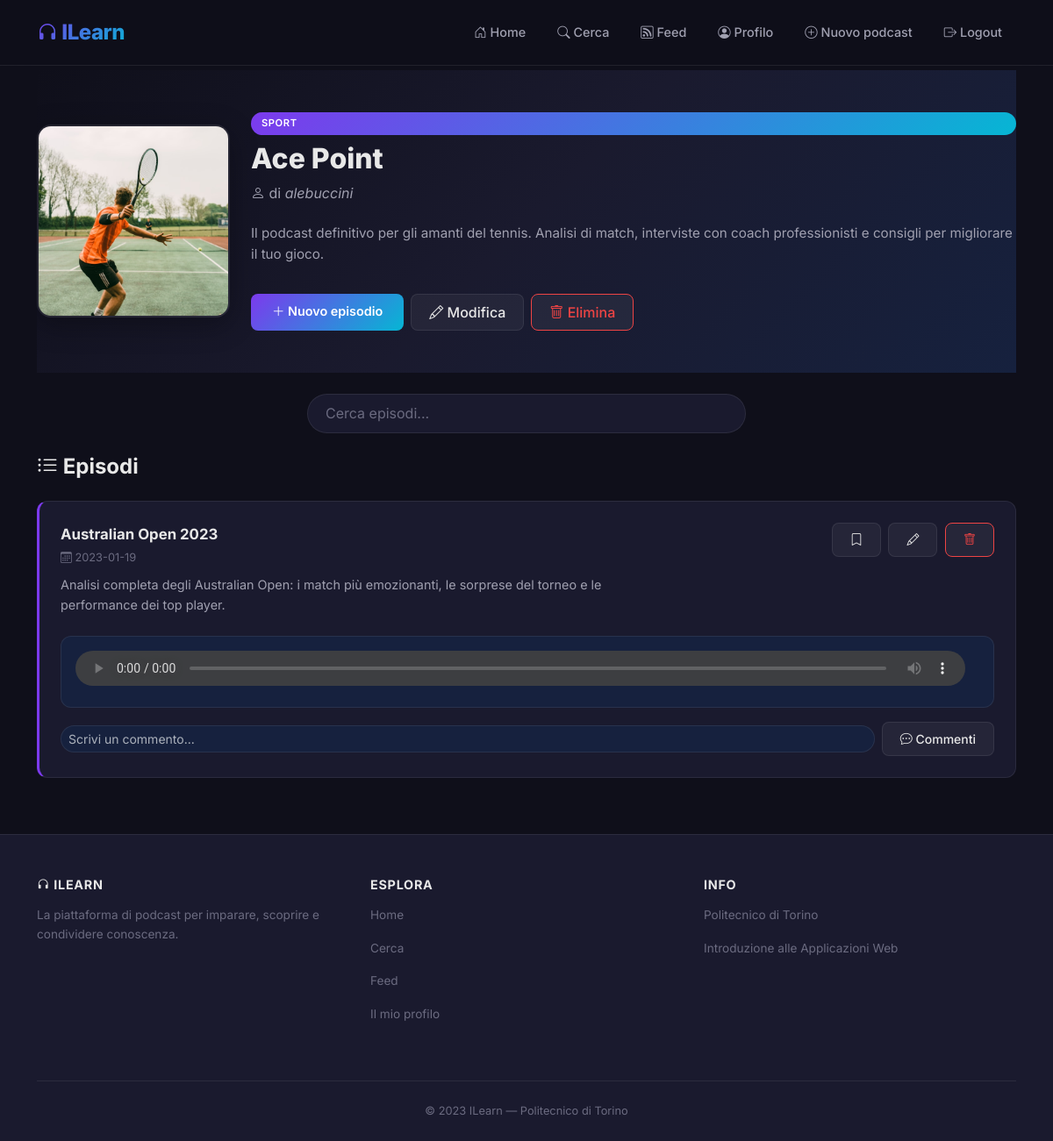
Page /podcast/1 (signed in) on the committed database.
### tables this page shows
CREATE TABLE "PODCAST" (
	"podcast_id"	INTEGER NOT NULL,
	"Titolo"	TEXT NOT NULL,
	"Descrizione"	TEXT NOT NULL,
	"Categoria"	TEXT NOT NULL,
	"utente_id"	INTEGER NOT NULL,
	"Estensione"	TEXT NOT NULL,
	PRIMARY KEY("podcast_id" AUTOINCREMENT),
	FOREIGN KEY("utente_id") REFERENCES "UTENTI"("ID") ON DELETE CASCADE
);

CREATE TABLE "UTENTI" (
	"ID"	INTEGER NOT NULL,
	"Email"	TEXT NOT NULL,
	"Username"	TEXT NOT NULL,
	"Password"	TEXT NOT NULL,
	"Tipo"	INTEGER NOT NULL,
	PRIMARY KEY("ID" AUTOINCREMENT)
);

CREATE TABLE "EPISODI" (
	"episodio_id"	INTEGER NOT NULL,
	"podcast_id"	INTEGER NOT NULL,
	"Titolo"	TEXT NOT NULL,
	"Descrizione"	TEXT NOT NULL,
	"DataCreazione"	TEXT NOT NULL,
	"Estensione"	TEXT NOT NULL, Durata REAL DEFAULT NULL,
	PRIMARY KEY("episodio_id" AUTOINCREMENT),
	FOREIGN KEY("podcast_id") REFERENCES "PODCAST"("podcast_id") ON DELETE CASCADE
);

### app.py (the view)
@app.route('/podcast/<int:podcast_id>')
def podcast(podcast_id):
    podcast = db_interaction.get_podcast_by_id(podcast_id)
    episodi = db_interaction.get_episodi_by_podcast_id(podcast_id)
    rating_info = db_interaction.get_media_valutazioni(podcast_id)
    episodi_tags = {}
    for ep in episodi:
        episodi_tags[ep['episodio_id']] = db_interaction.get_tags_by_episodio(ep['episodio_id'])
    if current_user.is_authenticated:
        userid = current_user.get_id()
        user = db_interaction.get_user_by_id(userid)
        podcast_seguiti = db_interaction.get_podcast_seguiti(userid)
        id_podcast_seguiti = db_interaction.get_id_podcast_seguiti(userid)
        id_episodi_salvati = db_interaction.get_id_episodi_salvati(userid)
        user_rating = db_interaction.get_valutazione_utente(userid, podcast_id)
        progressi = db_interaction.get_progressi_utente(userid)
        isactive = True
        return render_template('podcast.html', podcast=podcast, episodi=episodi, user=user,
                               isactive=isactive, podcast_seguiti=podcast_seguiti,
                               id_podcast_seguiti=id_podcast_seguiti,
                               id_episodi_salvati=id_episodi_salvati,
                               rating_info=rating_info, user_rating=user_rating,
                               episodi_tags=episodi_tags, progressi=progressi)
    else:
        isactive = False
        return render_template('podcast.html', podcast=podcast, isactive=isactive, episodi=episodi,
                               rating_info=rating_info, episodi_tags=episodi_tags)

### app.py (called while the page is built)
@login_manager.user_loader
def load_user(user_id):
    db_user = db_interaction.get_user_with_password_by_id(user_id)
    user = User(id=db_user['ID'], email=db_user['Email'], password=db_user['Password'], type=db_user['Tipo'], username=db_user['Username'])
    return user

### db_interaction.py (called while the page is built)
def get_user_with_password_by_id(id):
    conn = sqlite3.connect('db/podcast.db')
    conn.row_factory = sqlite3.Row
    cursor = conn.cursor()
    sql = 'SELECT * FROM UTENTI WHERE ID = ?'
    cursor.execute(sql, (id,))
    user = cursor.fetchone()
    cursor.close()
    conn.close()
    return user

def get_user_by_id(id):
    conn = sqlite3.connect('db/podcast.db')
    conn.row_factory = sqlite3.Row
    cursor = conn.cursor()
    sql = 'SELECT ID, Email, Username, Tipo FROM UTENTI WHERE ID = ?'
    cursor.execute(sql, (id,))
    user = cursor.fetchone()
    cursor.close()
    conn.close()
    return user

def get_podcast_by_id(podcast_id):
    conn = sqlite3.connect('db/podcast.db')
    conn.row_factory = sqlite3.Row
    cursor = conn.cursor()
    sql = 'SELECT * FROM PODCAST, UTENTI WHERE PODCAST.utente_id = UTENTI.ID AND podcast_id = ?'
    cursor.execute(sql, (podcast_id,))
    podcast = cursor.fetchone()
    cursor.close()
    conn.close()
    return podcast

def get_id_podcast_seguiti(user_id):
    seguiti = []
    conn = sqlite3.connect('db/podcast.db')
    conn.row_factory = sqlite3.Row
    cursor = conn.cursor()
    sql = 'SELECT FOLLOW.podcast_id FROM FOLLOW, PODCAST WHERE FOLLOW.podcast_id = PODCAST.podcast_id AND FOLLOW.utente_id = ?'
    cursor.execute(sql, (user_id,))
    result = cursor.fetchall() #elenco IDSerie in un oggetto row
    for row in result:
        elem = row[0]
        seguiti.append(elem)
    cursor.close()
    conn.close()
    return seguiti

def get_podcast_seguiti(userid):
    conn = sqlite3.connect('db/podcast.db')
    conn.row_factory = sqlite3.Row
    cursor = conn.cursor()
    sql = 'SELECT * FROM PODCAST, FOLLOW, UTENTI WHERE PODCAST.podcast_id = FOLLOW.podcast_id AND PODCAST.utente_id = UTENTI.ID AND FOLLOW.utente_id = ?'
    cursor.execute(sql, (userid,))
    podcasts = cursor.fetchall()
    cursor.close()
    conn.close()
    return podcasts

### templates/podcast.html (shortened to what this page needs)
{% extends "base.html" %}
{% block content %}
<div class="podcast-hero" data-aos="fade-in">
    <div class="podcast-hero-content">
        <div class="row align-items-center g-4">
            <div class="col-md-auto text-center">
                <img class="podcast-hero-img"
                     src="{{ url_for('static', filename='podcast' + podcast.podcast_id|string + podcast.Estensione) }}"
                     alt="Immagine del podcast {{ podcast.Titolo }}">
            </div>
            <div class="col-md podcast-hero-info">
                <span class="badge-category mb-2">{{ podcast.Categoria }}</span>
                <h1>{{ podcast.Titolo }}</h1>
                <p class="podcast-author"><i class="bi bi-person"></i> di <em>{{ podcast.Username }}</em></p>
                <p class="podcast-description">{{ podcast.Descrizione }}</p>
                <div class="d-flex flex-wrap gap-2 mt-3">
                    {% if isactive %}
                        {% if user.Tipo == 1 and podcast.utente_id == user.ID %}
                        <a href="{{ url_for('nuovoEpisodio', podcast_id=podcast.podcast_id) }}" class="btn btn-gradient">
                            <i class="bi bi-plus-lg"></i> Nuovo episodio
                        </a>
                        <a href="{{ url_for('modificaPodcast', podcast_id=podcast.podcast_id) }}" class="btn btn-glass">
                            <i class="bi bi-pencil"></i> Modifica
                        </a>
                        <a href="{{ url_for('cancellaPodcast', podcast_id=podcast.podcast_id) }}" class="btn btn-glass" style="border-color: #ef4444; color: #ef4444;">
                            <i class="bi bi-trash"></i> Elimina
                        </a>
                        {% endif %}
                    {% else %}
                    <a href="{{ url_for('login') }}" class="btn btn-gradient">
                        <i class="bi bi-box-arrow-in-right"></i> Accedi per più funzionalità
                    </a>
                    {% endif %}
                </div>
            </div>
        </div>
    </div>
</div>
<div class="searchbar-wrapper" data-aos="fade-up">
    <input class="form-control" type="text" placeholder="Cerca episodi..." aria-label="Cerca" id="searchbar">
</div>
{% if episodi %}
<h5 class="section-heading" data-aos="fade-up"><i class="bi bi-list-ul"></i> Episodi</h5>
<div id="episodi-list">
    {% for episodio in episodi %}
    <div class="episode-item" data-aos="fade-left" data-aos-delay="{{ loop.index0 * 80 }}">
        <div class="row align-items-start">
            <div class="col-md-8">
                <div class="episode-title">
                    <a href="{{ url_for('singoloEpisodio', episodio_id=episodio.episodio_id) }}">
                        {{ episodio.Titolo }}
                    </a>
                </div>
                <div class="episode-date">
                    <i class="bi bi-calendar3"></i> {{ episodio.DataCreazione }}
                </div>
                <p class="episode-desc">{{ episodio.Descrizione }}</p>
            </div>
            <div class="col-md-4 text-end">
                {% if isactive %}
                    {% if episodio.episodio_id in id_episodi_salvati %}
                    <a href="{{ url_for('rimuovi_salvato', episodio_id=episodio.episodio_id) }}" class="btn btn-glass btn-sm me-1" title="Rimuovi dai salvati">
                        <i class="bi bi-bookmark-fill" style="color: var(--accent-primary);"></i>
                    </a>
                    {% else %}
                    <a href="{{ url_for('salva_episodio', episodio_id=episodio.episodio_id) }}" class="btn btn-glass btn-sm me-1" title="Salva episodio">
                        <i class="bi bi-bookmark"></i>
                    </a>
                    {% endif %}
                    {% if user.Tipo == 1 and podcast.utente_id == user.ID %}
                    <a href="{{ url_for('modificaEpisodio', titolo=episodio.Titolo) }}" class="btn btn-glass btn-sm me-1">
                        <i class="bi bi-pencil"></i>
                    </a>
                    <a href="{{ url_for('cancellaEpisodio', titolo=episodio.Titolo) }}" class="btn btn-glass btn-sm" style="border-color: #ef4444; color: #ef4444;">
                        <i class="bi bi-trash"></i>
                    </a>
                    {% endif %}
                {% endif %}
            </div>
        </div>
        {% if isactive %}
        <div class="audio-player-wrapper mt-2">
            <audio src="{{ url_for('static', filename='episodio' + episodio.episodio_id|string + 'podcast' + episodio.podcast_id|string + episodio.Estensione) }}"
                   controls data-episodio-id="{{ episodio.episodio_id }}"></audio>
        </div>
        <div class="d-flex align-items-center gap-2 mt-3">
            <div class="flex-grow-1">
                <form action="/nuovoCommento" method="POST" enctype="multipart/form-data" class="d-flex gap-2">
                    <input class="form-control form-control-sm" type="text" placeholder="Scrivi un commento..."
                           name="testo_commento" style="background: var(--bg-elevated); border-color: var(--border-glass); color: var(--text-primary); border-radius: 50px;">
                </form>
            </div>
            <a href="{{ url_for('singoloEpisodio', episodio_id=episodio.episodio_id) }}" class="btn btn-glass btn-sm">
                <i class="bi bi-chat-dots"></i> Commenti
            </a>
        </div>
        {% endif %}
    </div>
    {% endfor %}
</div>
{% else %}
<div class="text-center py-4" data-aos="fade-up">
    <p style="color: var(--text-secondary);">Non sono presenti episodi.</p>
</div>
{% endif %}
<div class="pb-5"></div>
{% endblock %}

### static/style.css (style rules this page uses)
:root { --bg-primary: #0f0f1a; --bg-card: #1a1a2e; --bg-elevated: #16213e; --bg-glass: rgba(255, 255, 255, 0.05); --bg-glass-hover: rgba(255, 255, 255, 0.08); --accent-primary: #7c3aed; --accent-secondary: #06b6d4; --gradient-accent: linear-gradient(135deg, #7c3aed, #06b6d4); --gradient-hero: linear-gradient(135deg, #0f0f1a 0%, #1a1a2e 50%, #16213e 100%); --text-primary: #e8e8e8; --text-secondary: #a0a0b0; --text-muted: #6b6b80; --border-glass: rgba(255, 255, 255, 0.08); --shadow-card: 0 8px 32px rgba(0, 0, 0, 0.3); --shadow-hover: 0 16px 48px rgba(124, 58, 237, 0.15); --shadow-glow: 0 0 20px rgba(124, 58, 237, 0.3); --radius-sm: 8px; --radius-md: 12px; --radius-lg: 16px; --radius-xl: 24px; --transition-fast: 0.2s ease; --transition-normal: 0.3s ease; --transition-slow: 0.5s ease; }
* { margin: 0; padding: 0; box-sizing: border-box; }
body { font-family: 'Inter', sans-serif; background-color: var(--bg-primary); color: var(--text-primary); line-height: 1.6; overflow-x: hidden; min-height: 100vh; display: flex; flex-direction: column; }
a { color: var(--accent-secondary); text-decoration: none; transition: color var(--transition-fast); }
.badge-category { display: inline-block; padding: 0.25rem 0.75rem; border-radius: 50px; font-size: 0.7rem; font-weight: 600; text-transform: uppercase; letter-spacing: 0.05em; background: var(--gradient-accent); color: white; }
.episode-item { background: var(--bg-card); border: 1px solid var(--border-glass); border-left: 3px solid var(--accent-primary); border-radius: var(--radius-md); padding: 1.5rem; margin-bottom: 1rem; transition: all var(--transition-normal); }
.episode-item .episode-title { font-weight: 700; font-size: 1.05rem; color: var(--text-primary); margin-bottom: 0.25rem; }
.episode-item .episode-title a { color: var(--text-primary); transition: color var(--transition-fast); }
.episode-item .episode-date { font-size: 0.8rem; color: var(--text-muted); margin-bottom: 0.5rem; }
.episode-item .episode-desc { color: var(--text-secondary); font-size: 0.9rem; }
.audio-player-wrapper { background: var(--bg-elevated); border: 1px solid var(--border-glass); border-radius: var(--radius-md); padding: 1rem; margin-top: 1rem; }
.audio-player-wrapper audio { width: 100%; height: 40px; border-radius: var(--radius-sm); filter: invert(0.05); }
.btn-gradient { background: var(--gradient-accent); color: white; border: none; border-radius: var(--radius-sm); padding: 0.6rem 1.5rem; font-weight: 600; font-size: 0.9rem; transition: all var(--transition-normal); cursor: pointer; }
.btn-glass { background: var(--bg-glass); color: var(--text-primary); border: 1px solid var(--border-glass); border-radius: var(--radius-sm); padding: 0.5rem 1.25rem; font-weight: 500; transition: all var(--transition-fast); }
.podcast-hero { position: relative; padding: 3rem 0; overflow: hidden; }
.podcast-hero::before { content: ''; position: absolute; top: 0; left: 0; width: 100%; height: 100%; background: var(--gradient-hero); z-index: 0; }
.podcast-hero-content { position: relative; z-index: 1; }
.podcast-hero-img { width: 220px; height: 220px; object-fit: cover; border-radius: var(--radius-lg); box-shadow: var(--shadow-card); border: 2px solid var(--border-glass); }
.podcast-hero-info { display: flex; flex-direction: column; justify-content: center; }
.podcast-hero-info h1 { font-weight: 800; font-size: 2rem; margin-bottom: 0.5rem; }
.podcast-hero-info .podcast-author { color: var(--text-secondary); font-size: 1rem; margin-bottom: 0.5rem; }
.podcast-hero-info .podcast-description { color: var(--text-secondary); font-size: 0.95rem; margin-top: 0.75rem; }
.searchbar-wrapper { max-width: 500px; margin: 1.5rem auto; }
.searchbar-wrapper .form-control { background: var(--bg-card); border: 1px solid var(--border-glass); border-radius: 50px; color: var(--text-primary); padding: 0.6rem 1.25rem; transition: all var(--transition-fast); }
.searchbar-wrapper .form-control::placeholder { color: var(--text-muted); }
.section-heading { font-weight: 700; font-size: 1.5rem; margin-bottom: 1.5rem; color: var(--text-primary); }

### rows in the picture
PODCAST: podcast_id+Estensione (picture), Categoria "SPORT", Titolo "Ace Point", Descrizione "Il podcast definitivo per gli amanti del tennis. Analisi di match, interviste con coach professionisti e consigli per migliorare il tuo gioco."
UTENTI: Username "alebuccini"
EPISODI: Titolo "Australian Open 2023", DataCreazione "2023-01-19", Descrizione "Analisi completa degli Australian Open: i match più emozionanti, le sorprese del torneo e le performance dei top player."
